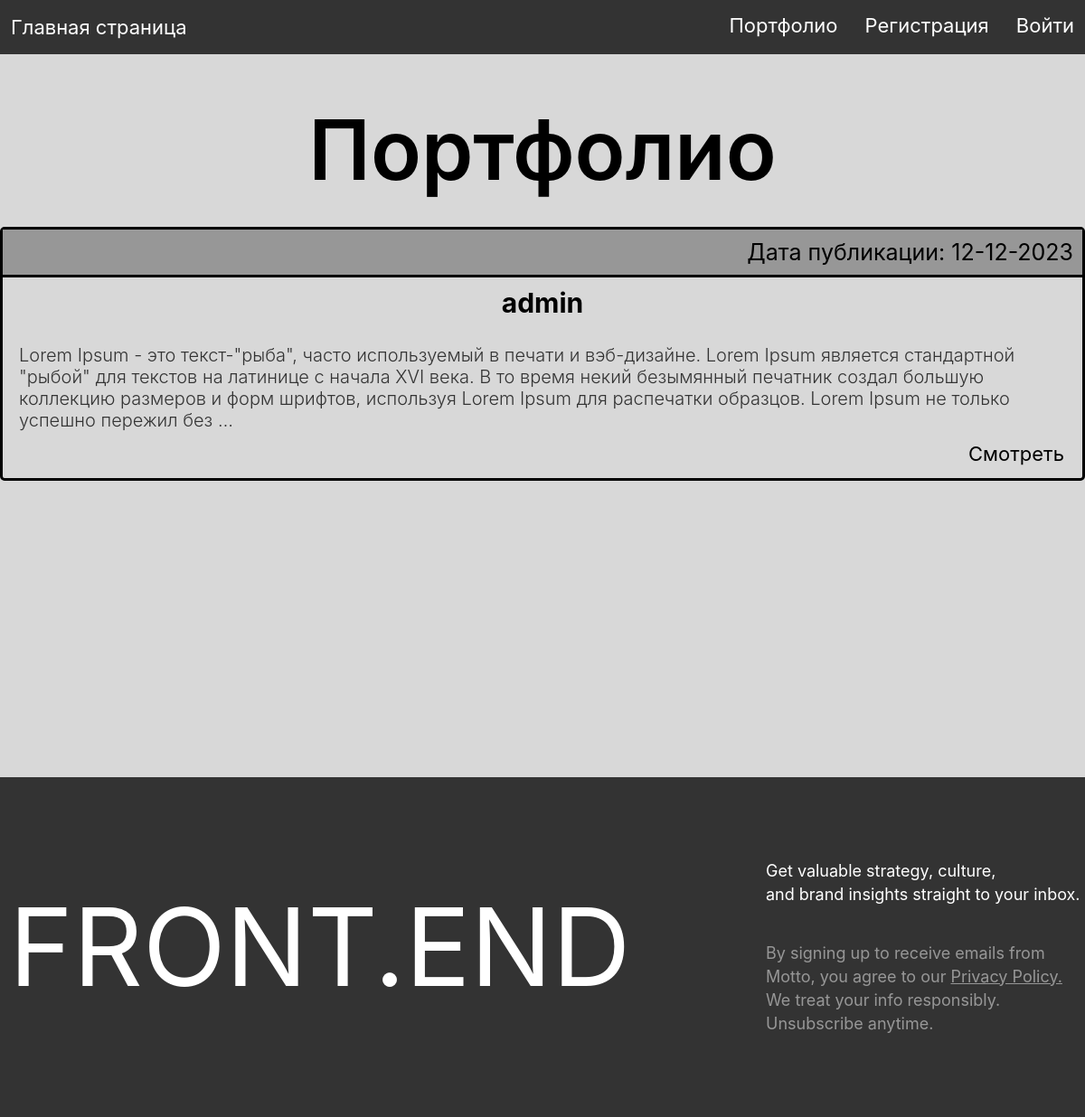
The page /portfolio/ on the database its author committed.
### people/models.py (models this page shows, shortened)
class Portfolio(models.Model):
    user = models.OneToOneField(User, on_delete=models.CASCADE)
    slug = models.SlugField(max_length=255, unique=True, db_index=True, verbose_name="URL")
    creation_date = models.DateField(auto_now_add=True)
    update_date = models.DateField(auto_now=True)
    description = models.TextField(max_length=765)
    skills = models.CharField(max_length=255)
    photo_1 = models.ImageField(upload_to='portfolio/%Y/%m/%d/', blank=True, null=True)
    link_1 = models.URLField(blank=True)
    photo_2 = models.ImageField(upload_to='portfolio/%Y/%m/%d/', blank=True, null=True)
    link_2 = models.URLField(blank=True)
    photo_3 = models.ImageField(upload_to='portfolio/%Y/%m/%d/', blank=True, null=True)
    link_3 = models.URLField(blank=True)
    photo_4 = models.ImageField(upload_to='portfolio/%Y/%m/%d/', blank=True, null=True)
    link_4 = models.URLField(blank=True)
    photo_5 = models.ImageField(upload_to='portfolio/%Y/%m/%d/', blank=True, null=True)
    link_5 = models.URLField(blank=True)
    photo_6 = models.ImageField(upload_to='portfolio/%Y/%m/%d/', blank=True, null=True)
    link_6 = models.URLField(blank=True)
    photo_7 = models.ImageField(upload_to='portfolio/%Y/%m/%d/', blank=True, null=True)
    link_7 = models.URLField(blank=True)
    photo_8 = models.ImageField(upload_to='portfolio/%Y/%m/%d/', blank=True, null=True)
    link_8 = models.URLField(blank=True)
    def get_absolute_url(self):
        return reverse('portfolio_slug', kwargs={'portfolio_slug': self.pk})
    class Meta:
        verbose_name = 'Портфолио'
        verbose_name_plural = 'Портфолио'
        ordering = ['-creation_date', 'user']

### people/views.py (the view)
# urls.py: path('portfolio/', portfolio, name='portfolio'),
def portfolio(request):
    posts = Portfolio.objects.all()
    data = {
        'menu': menu,
        'title': 'Портфолио',
        'posts': posts
    }
    return render(request, 'people/portfolio.html', context=data)

### people/templates/people/portfolio.html (shortened to what this page needs)
{% extends 'people/base.html' %}
{% block content_css %}
{% load static %}
<link rel="stylesheet" type="text/css" href=" {% static 'people/css/portfolio.css' %}">
{% endblock %}
{% block content %}
     <div class="portfolio-container">
        <h1>{{title}}</h1>
         <div class="frame">
        <ul class="list-articles">
        {% for p in posts %}
            <li>
                <div class="article-panel">
                    <p class="last">Дата публикации: {{p.creation_date|date:"d-m-Y"}}</p>
                </div>
                    <h2>{{p.user}}</h2>
            <div class="text-description">
                {% autoescape on %}
                {{p.description|linebreaks|truncatewords:50}}
                {% endautoescape %}
            </div>
                <div class="clear">
                    <a class="look" href="{{ p.get_absolute_url }}">Смотреть</a>
                </div>
                </li>
        {% endfor %}
        </ul>
        </div>
     </div>
{% endblock %}

### people/static/people/css/base.css (style rules this page uses)
* { padding: 0; margin: 0; }
body { background-color: rgb(216, 216, 216); font-family: 'Inter'; }
h1 { margin-top: 50px; margin-bottom: 30px; font-weight: 600; font-size: 92px; line-height: 111.34px; letter-spacing: 10%; }

### people/static/people/css/portfolio.css (style rules this page uses)
.portfolio-container { display: flex; align-items: center; justify-content: center; flex-direction: column; }
.frame { border-radius: 5px; border-color: #333; border: 3px solid black; }
.last { font-size: 25px; font-weight: 400; padding: 10px; }
.article-panel { border-bottom: 3px solid black; display: flex; justify-content: flex-end; width: 100%; background-color: #979797; }
.list-articles { list-style-type: none; }
h2 { text-align: center; font-size: 30px; padding: 10px; }
.text-description p { font-size: 20px; font-weight: 300; margin: 18px; color: #333; }
.clear { display: flex; justify-content: flex-end; }
.look { margin-right: 20px; margin-bottom: 20px; text-decoration: none; font-size: 22px; line-height: 14px; font-weight: 400; color: black; }

### rows shown on the page
Portfolio: creation_date "12-12-2023", user "admin", description "Lorem Ipsum - это текст-\"рыба\", часто используемый в печати и вэб-дизайне. Lorem Ipsum является стандартной \"рыбой\" для текстов на латинице с начала XVI века. В то время некий безымянный печатник создал большую коллекцию размеров и форм шрифтов, используя Lorem Ipsum для распечатки образцов. Lorem Ipsum не только успешно пережил без …"

### other values the page prints
{{ m.title }} "Портфолио"
{{ title }} "Портфолио"
